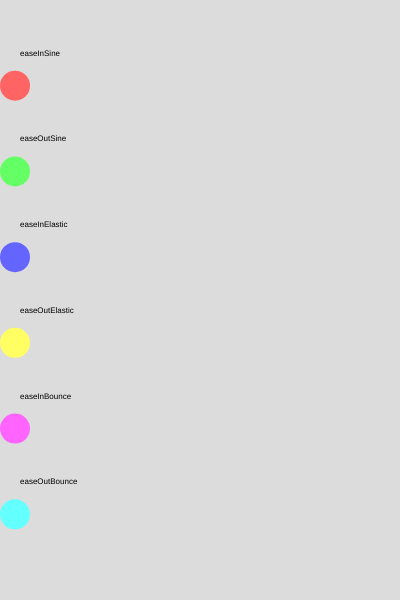
Frame 1 (no input)
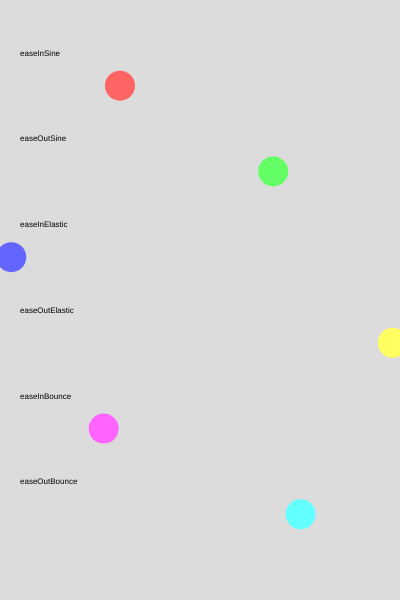
Frame 60 (no input)
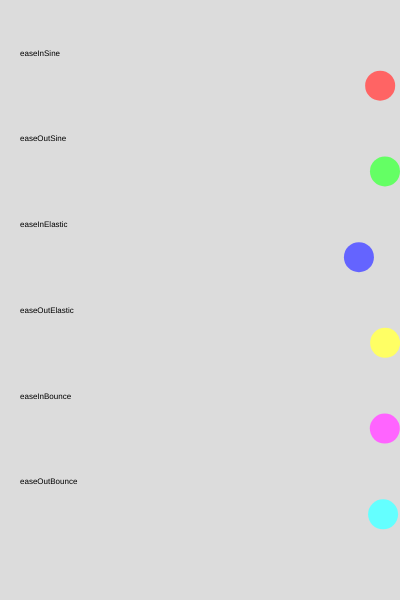
Frame 120 (the mouse pressed at the canvas centre since frame 60)

The p5.js sketch that drew these frames (run headless with seeded random() and noise() and a simulated clock; from frame 60 on, the mouse is pressed at the canvas centre):

// p5.js sketch
// ── sketch.js
let t;
let animationDuration;
let radius = 15;

function setup() {
  createCanvas(400, 600);
  t = 0; // Contador de tiempo que se incrementa cada frame
  distance = width - radius*2; // Distancia a recorrer por los objetos
  animationDuration = 60*2;  // Controla la duración total de la animación [60fps * 2]
}

function draw() {
  background(220);

  // Normalizar t para que oscile entre 0 y 1 en ciclos de 60 frames
  // El operador % (módulo) hace que el valor se reinicie cada 60 frames
  let normalizedT = (t % animationDuration) / animationDuration;
  
  // Aplicar cada función de easing al valor normalizado
  let easeInSineVal = easeInSine(normalizedT);
  let easeOutSineVal = easeOutSine(normalizedT);
  let easeInElasticVal = easeInElastic(normalizedT);
  let easeOutElasticVal = easeOutElastic(normalizedT);
  let easeInBounceVal = easeInBounce(normalizedT);
  let easeOutBounceVal = easeOutBounce(normalizedT);

  
  let numEllipses = 6; // Número total de elipses
  let spacingY = height / (numEllipses + 1); // Espaciado vertical entre elipses

  noStroke();
  
  // easeInSine - Aceleración suave al final [Rojo]
  fill(255, 100, 100);
  ellipse(radius + (easeInSineVal * distance), spacingY * 1, radius*2, radius*2);
  
  // easeOutSine - Desaceleración suave al final [Verde]
  fill(100, 255, 100);
  ellipse(radius + (easeOutSineVal * distance), spacingY * 2, radius*2, radius*2);
  
  // easeInElastic - Efecto elástico al inicio [Azul]
  fill(100, 100, 255);
  ellipse(radius + (easeInElasticVal * distance), spacingY * 3, radius*2, radius*2);
  
  // easeOutElastic - Efecto elástico al final [Amarillo]
  fill(255, 255, 100);
  ellipse(radius + (easeOutElasticVal * distance), spacingY * 4, radius*2, radius*2);
  
  // easeInBounce - Efecto rebote al inicio [Magenta]
  fill(255, 100, 255);
  ellipse(radius + (easeInBounceVal * distance), spacingY * 5, radius*2, radius*2);
  
  // easeOutBounce - Efecto rebote al final [Cian]
  fill(100, 255, 255);
  ellipse(radius + (easeOutBounceVal * distance), spacingY * 6, radius*2, radius*2);
  
  
  fill(0);
  textAlign(LEFT);
  textSize(8);
  text("easeInSine", 20, spacingY * 1 - 30);
  text("easeOutSine", 20, spacingY * 2 - 30);
  text("easeInElastic", 20, spacingY * 3 - 30);
  text("easeOutElastic", 20, spacingY * 4 - 30);
  text("easeInBounce", 20, spacingY * 5 - 30);
  text("easeOutBounce", 20, spacingY * 6 - 30);

  t += 1; // Incrementar el contador de tiempo
}

function easeInSine(x) {
  return 1 - Math.cos((x * Math.PI) / 2);
}

function easeOutSine(x) {
  return Math.sin((x * Math.PI) / 2);
}

function easeInElastic(x) {
const c4 = (2 * Math.PI) / 3;

return x === 0
  ? 0
  : x === 1
  ? 1
  : -Math.pow(2, 10 * x - 10) * Math.sin((x * 10 - 10.75) * c4);
}

function easeOutElastic(x) {
const c4 = (2 * Math.PI) / 3;

return x === 0
  ? 0
  : x === 1
  ? 1
  : Math.pow(2, -10 * x) * Math.sin((x * 10 - 0.75) * c4) + 1;
}

function easeInBounce(x) {
return 1 - easeOutBounce(1 - x);
}

function easeOutBounce(x) {
const n1 = 7.5625;
const d1 = 2.75;

if (x < 1 / d1) {
    return n1 * x * x;
} else if (x < 2 / d1) {
    return n1 * (x -= 1.5 / d1) * x + 0.75;
} else if (x < 2.5 / d1) {
    return n1 * (x -= 2.25 / d1) * x + 0.9375;
} else {
    return n1 * (x -= 2.625 / d1) * x + 0.984375;
}
}
